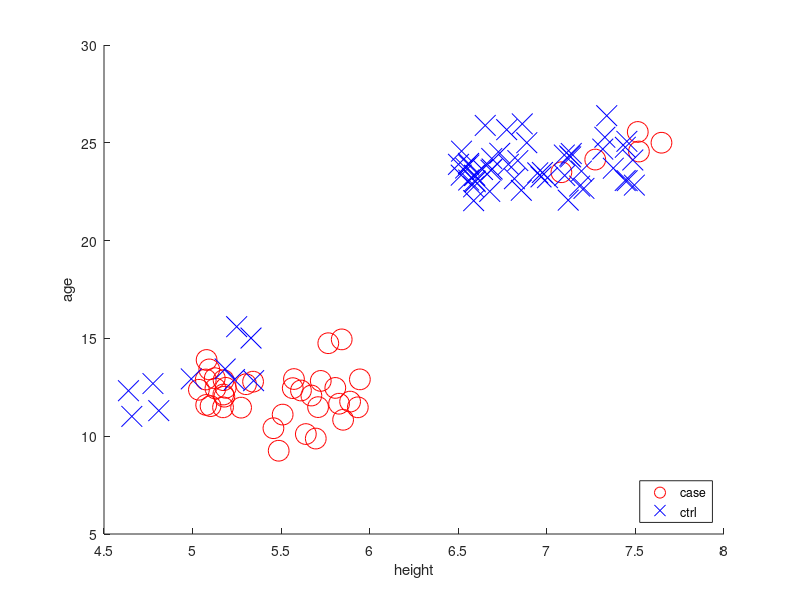

MATLAB code for this plot: (Note: this script raises an error after producing the figure.)
function [cauc_avg_T,cauc_min_T,auc_T] = cauc_0(v_ctrl,v_case,y_ctrl,y_case,s_ctrl,s_case);
%%%%%%%%%%%%%%%%%%%%%%%%%%%%%%%%%%%%%%%%%%%%%%%%%%%%%%%%%%%%%%%% ;
% ;
% function [cauc_avg_T,cauc_min_T,auc_T] = cauc_0(v_ctrl,v_case,y_ctrl,y_case,s_ctrl,s_case);
% ;
% This function gets the corrected auc (corrected area under the curve) of the ;
% roc curve (receiver-operating-characteristic curve) for data v_ctrl and v_case, ;
% where v_case is expected to typically take on higher values than v_ctrl. ;
% ;
% Input: ;
% ; 
% v_ctrl: double array of length n_ctrl. Variables associated with each ctrl-patient. ;
% v_case: double array of length n_case. Variables associated with each case-patient. ;
% y_ctrl: double array of size n_ctrl-x-n_covariates. Continuous-Covariates for ctrl-patients (dimension n_covariates). ;
% y_case: double array of size n_case-x-n_covariates. Continuous-Covariates for case-patients (dimension n_covariates). ;
% s_ctrl: integer array of length n_ctrl. Categorical-Covariates for ctrl-patients (e.g., study number). ;
% s_case: integer array of length n_case. Categorical-Covariates for case-patients (e.g., study number). ;
% ;
% Output: ;
% ;
% cauc_avg_T: double. average cauc across covariate categories. ;
% cauc_min_T: double. minimum cauc across covariate categories. ;
% auc_T: double. typical auc (uncorrected). ;
% ;
% Note: Generally, we step through covariate-categories within the cases and controls. ; 
% For each covariate category that is missing (in either the cases or controls), ;
% all v-values (within cases or controls, respectively) are used for comparison. ;
% ;
% test by running with no arguments: ;
% i.e., >> cauc_0();
% ;
%%%%%%%%%%%%%%%%%%%%%%%%%%%%%%%%%%%%%%%%%%%%%%%%%%%%%%%%%%%%%%%% ;

if (nargin<2);
disp(sprintf(' %% Here we run a simple example illustrating the corrected auc.'));
disp(sprintf(' %% '));
disp(sprintf(' %% We will construct a toy data-set including 40 cases and 60 controls,'));
disp(sprintf(' %% representing 100 people in total.'));
disp(sprintf(' %% The cases will represent volleyball players,'));
disp(sprintf(' %% The controls will represent non-volleyball players.'));
disp(sprintf(' %% '));
disp(sprintf(' %% The dependent-variable "v" will represent the height of the people.'));
disp(sprintf(' %% Generally speaking, the volleyball players will be taller,'));
disp(sprintf(' %% but for this data-set the volleyball players are (on average)'));
disp(sprintf(' %% shorter than the controls.'));
disp(sprintf(' %% The reason for this is that the volleyball players in this'));
disp(sprintf(' %% data-set are mostly young, whereas the controls are mostly old.'));
disp(sprintf(' %% '));
disp(sprintf(' %% To correct for this bias we will use age as a continuous-covariate.'));
disp(sprintf(' %% '));
n_case = 40; n_ctrl = 60;
v_case = zeros(n_case,1); y_case = zeros(n_case,1);
v_ctrl = zeros(n_ctrl,1); y_ctrl = zeros(n_ctrl,1);
v_case(1:35) = 5.0+rand(35,1); y_case(1:35) = 12+randn(35,1);
v_case(36:40) = 7.0+rand(5,1); y_case(36:40) = 24+randn(5,1);
v_ctrl(1:10) = 4.5+rand(10,1); y_ctrl(1:10) = 12+randn(10,1);
v_ctrl(11:60) = 6.5+rand(50,1); y_ctrl(11:60) = 24+randn(50,1);
figure(1);clf; hold on;
plot(v_case,y_case,'ro','MarkerSize',15);
plot(v_ctrl,y_ctrl,'bx','MarkerSize',15);
xlabel('height');
ylabel('age');
legend('case','ctrl','Location','SouthEast');
s_case = round(rand(size(v_case)));
s_ctrl = round(rand(size(v_ctrl)));
[cauc_avg,cauc_min,auc] = cauc_0(v_ctrl,v_case,y_ctrl,y_case,s_ctrl,s_case);
disp(sprintf(' %% Note that the (uncorrected) auc = %0.2f,',auc));
disp(sprintf(' %% Whereas the (corrected) cauc = %0.2f (min %0.2f).',cauc_avg,cauc_min));
disp('returning');return;
end;%if (nargin<2);

ni=3;
if (nargin<ni); y_ctrl = []; end; ni=ni+1;
if (nargin<ni); y_case = []; end; ni=ni+1;
if (nargin<ni); s_ctrl = ones(size(v_ctrl)); end; ni=ni+1;
if (nargin<ni); s_case = ones(size(v_case)); end; ni=ni+1;

if ( (numel(v_ctrl)==0) | (numel(v_case)==0) );
cauc_avg_T = 0.5;
cauc_min_T = 0.5;
auc_T = 0.5;
return;
end;%if ( (numel(v_ctrl)==0) | (numel(v_case)==0) );

cat_case = unique(s_case); cat_ctrl = unique(s_ctrl);
if     (length(cat_case)==1 & length(cat_ctrl)==1); cat_ij = cat_case;
elseif (length(cat_case)> 1 & length(cat_ctrl)==1); cat_ij = cat_case;
elseif (length(cat_case)==1 & length(cat_ctrl)> 1); cat_ij = cat_ctrl;
elseif (length(cat_case)> 1 & length(cat_ctrl)> 1); cat_ij = union(cat_case,cat_ctrl);
end;% if;
cat_ij = reshape(cat_ij,1,length(cat_ij));
ns_T = 0; ntot_T = 0; cauc_avg_T = 0; cauc_min_T=1;
for ns=cat_ij;
%disp(sprintf('ns %d',ns));
dij = find(s_case==ns); if isempty(dij); dij = 1:length(v_case); end;
xij = find(s_ctrl==ns); if isempty(xij); xij = 1:length(v_ctrl); end;
if (length(dij)>0 & length(xij)>0);
ns_T = ns_T+1;
ncase_(ns_T) = length(dij);
nctrl_(ns_T) = length(xij);
ntot_(ns_T) = length(dij)+length(xij);
ntot_T = ntot_T + ntot_(ns_T);
if (~isempty(y_case) & ~isempty(y_ctrl)); 
cauc_(ns_T) = cauc_sub_0(v_ctrl(xij),v_case(dij),y_ctrl(xij,:),y_case(dij,:)); 
end;%if (~isempty(y_case) & ~isempty(y_ctrl)); 
if (isempty(y_case) | isempty(y_ctrl)); 
cauc_(ns_T) = auc_0(v_ctrl(xij),v_case(dij)); 
end;%if (isempty(y_case) | isempty(y_ctrl)); 
cauc_avg_T = cauc_avg_T + ntot_(ns_T)*cauc_(ns_T);
if (abs(cauc_(ns_T)-0.5)<abs(cauc_min_T-0.5)); cauc_min_T = cauc_(ns_T); end;
end;%if
end;%for ns=cat_min:cat_max;
cauc_avg_T = cauc_avg_T/ntot_T;
if nargout>2; auc_T = auc_0(v_ctrl,v_case); end;

%%%%%%%%%%%%%%%%%%%%%%%%%%%%%%%%%%%%%%%%%%%%%%%%%%%%%%%%%%%%%%%% ;

function [cauc] = cauc_sub_0(v_ctrl,v_case,y_ctrl,y_case);
% calculates AUC with respect to variable v, corrected for covariates y;
% ;
% The inputs are: ;
% v_case: the v-values for the cases -- of length ND; 
% v_ctrl: the v-values for the ctrls -- of length NX;
% y_case: the y-values for the cases -- of size ND-x-NY;
% y_ctrl: the y-values for the ctrls -- of size NX-x-NY;
%
% The outputs are: ;
% cauc: The area under the roc curve, corrected for y ; 
% 
% Warning! This simple code does not deal with ties in covariate space. ;
% (i.e., only one of the nearest neighbors is considered) ;

ND = length(v_case);NX = length(v_ctrl);
W_X = knnsearch(y_ctrl,y_case);W_D = knnsearch(y_case,y_ctrl);
tmp_case = reshape(v_case,ND,1); tmp_ctrl = reshape(v_ctrl(W_X),ND,1);
case_contrib = 1.0*(tmp_case>tmp_ctrl) + 0.5*(tmp_case==tmp_ctrl);
tmp_case = reshape(v_case(W_D),NX,1); tmp_ctrl = reshape(v_ctrl,NX,1);
ctrl_contrib = 1.0*(tmp_case>tmp_ctrl) + 0.5*(tmp_case==tmp_ctrl);
cauc = (sum(case_contrib)+sum(ctrl_contrib))/(ND+NX);
